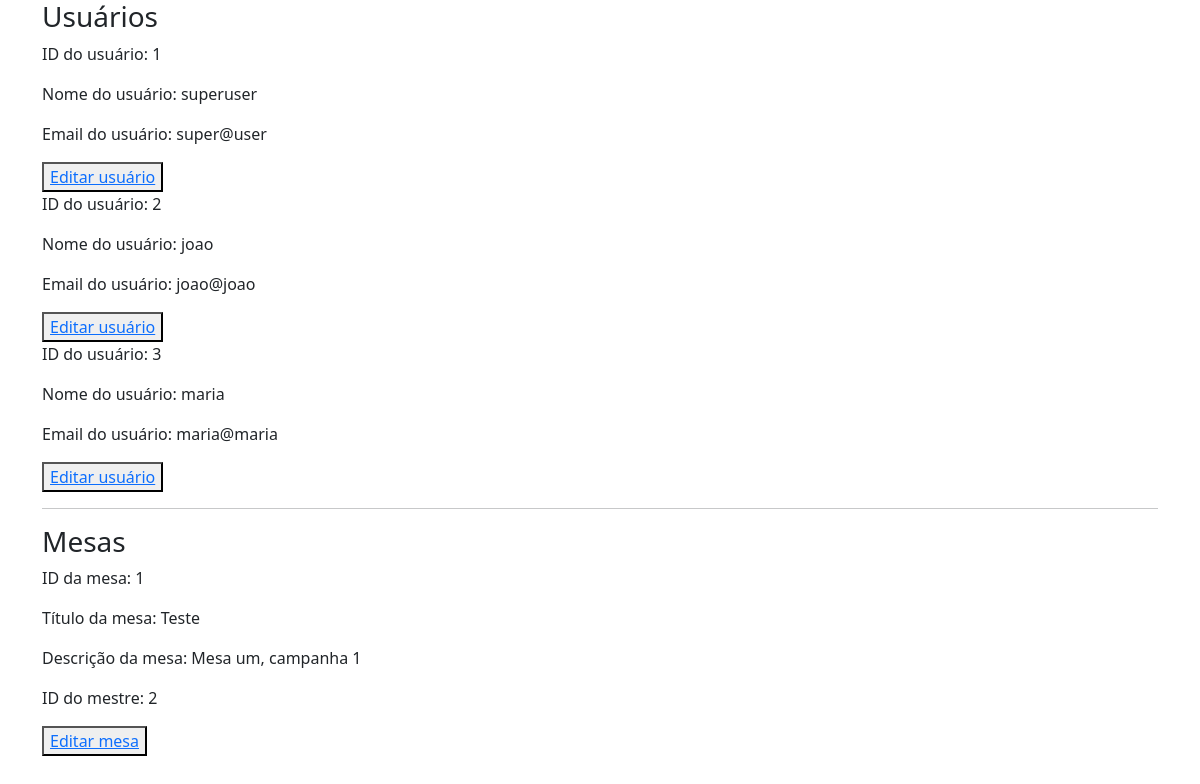
Screenshot of /dashboard/superuser (signed in) with the database file from the repository.
### tables this page shows
CREATE TABLE tb_usuarios(
        usu_id INTEGER PRIMARY KEY,
        usu_nome TEXT,
        usu_email TEXT,
        usu_senha TEXT,
        usu_tipo TEXT);

CREATE TABLE tb_mesas(
    mes_id INTEGER PRIMARY KEY,
    mes_titulo TEXT,
    mes_descricao TEXT,
    mes_usu_idmestre INTEGER,
    FOREIGN KEY (mes_usu_idmestre) REFERENCES tb_usuarios(usu_id));

### auth.php (called while the page is built, shortened)
<?php
function hasUser() : bool {
    return isset($_SESSION['email']);
}
function authorize (Route $rota) {
    if ($rota->getProfile() != '') {
            $email = $_SESSION['email'];
            $model = new Usuarios(connection());
            if ($model->find($email)) {
                return $model->getTipo($email) === 'adm';
            }
            return false;
        }
        return false;
    }
?>

### database.php (called while the page is built, shortened)
<?php
function connection() : SQLite3 {
    return new SQLite3('database.db');
}
$superuser = new Usuarios(connection());
if (!$superuser->find('super@user')) {
    $superuser->save('superuser', 'super@user', 'adm123321', 'adm');
}
?>

### models/Usuarios.php (called while the page is built, shortened)
<?php
class Usuarios
{
    protected $conn;
    public function __construct(SQLite3 $connection) {
        $this->conn = $connection;
    }
    public function find (string $email) : Array | bool {
        $query = "SELECT * FROM tb_usuarios WHERE usu_email=:usu_email";
        $sttm = $this->conn->prepare($query);
        $sttm->bindValue(":usu_email", $email);
        $result = $sttm->execute();
        return $result->fetchArray();
    }
    public function getTipo (string $email) {
        $model = $this->find($email);
        return $model["usu_tipo"];
    }
    public function getAll() {
        $result = $this->conn->query("SELECT * FROM tb_usuarios");
        $usuarios = array();
        while($usuario = $result->fetchArray()) {
            array_push($usuarios, [
                'usu_id' => $usuario['usu_id'],
                'usu_nome' => $usuario['usu_nome'],
                'usu_email' => $usuario['usu_email'],
                'usu_senha' => $usuario['usu_senha']
            ]);
        }
        return $usuarios;
    }
}
?>

### App.php (called while the page is built)
<?php
class App
{
    public static function run () {
        $uri = parse_url($_SERVER['REQUEST_URI'], PHP_URL_PATH);
        $method = $_SERVER['REQUEST_METHOD'];
        Route::rotear ($uri, $method);
    }
}
?>

### index.php (called while the page is built, shortened)
<?php
include __DIR__ . '/Route.php';
include __DIR__ . '/App.php';
include __DIR__ . '/auth.php';
include __DIR__ . '/models/Usuarios.php';
include __DIR__ . '/models/Mesas.php';
include __DIR__ . '/database.php';
App::run();
?>

### models/Mesas.php (called while the page is built, shortened)
<?php
class Mesas {
    static $conn;
    public static function getAll() {
        $db_conn = self::$conn ?? connection();
        $result = $db_conn->query('SELECT * FROM tb_mesas');
        $mesas = array();
        while ($mesa = $result->fetchArray()) {
            array_push($mesas, [
                'mes_id' => $mesa['mes_id'],
                'mes_titulo' => $mesa['mes_titulo'],
                'mes_descricao' => $mesa['mes_descricao'],
                'mes_usu_idmestre' => $mesa['mes_usu_idmestre'],
            ]);
        }
        return $mesas;
    }
}

### pages/superuser/index.php (the view, shortened to what this page needs)
<!DOCTYPE html>
<html lang="en">
<head>
    <link href="https://cdn.jsdelivr.net/npm/bootstrap@5.3.0/dist/css/bootstrap.min.css" rel="stylesheet"
>
    <link rel="stylesheet" href="https://use.fontawesome.com/releases/v5.7.2/css/all.css">
    <link rel="stylesheet" href="https://cdnjs.cloudflare.com/ajax/libs/jquery/3.2.1/jquery.min.js">
</head>
<body>
    <div class="container">
    <h3>Usuários</h3>
    <?php
    foreach ($usuarios as $usuario) {
    ?>
    <p>ID do usuário: <?= $usuario['usu_id'] ?></p>
    <p>Nome do usuário: <?= $usuario['usu_nome'] ?></p>
    <p>Email do usuário: <?= $usuario['usu_email'] ?></p>
    <button>
        <a href="/dashboard/superuser/user?user_email=<?= urlencode($usuario['usu_email']) ?>">Editar usuário</a>
    </button>
    <?php
    }
    ?>
    <hr>
    <h3>Mesas</h3>
    <?php
    foreach ($mesas as $mesa) {
    ?>
    <p>ID da mesa: <?= $mesa['mes_id'] ?></p>
    <p>Título da mesa: <?= $mesa['mes_titulo'] ?></p>
    <p>Descrição da mesa: <?= $mesa['mes_descricao'] ?></p>
    <p>ID do mestre: <?= $mesa['mes_usu_idmestre'] ?></p>
    <button>
        <a href="/dashboard/superuser/mesa?mesa=<?= urlencode($mesa['mes_id']) ?>">Editar mesa</a>
    </button>
    <?php
    }
    ?>
    </div>
</body>
</html>

### Route.php (shortened to what this page needs)
<?php
class Route
{
    protected static $routes;
    protected $caminho;
    protected $controller;
    protected $method;
    protected $profile;
    public function __construct (string $caminho, string $controller, string $method, string $profile) {
        $this->caminho = $caminho;
        $this->controller = $controller;
        $this->method = $method;
        $this->profile = $profile;
    }
    public function getCaminho () : string {
        return $this->caminho;
    }
    public function getController () : string {
        return $this->controller;
    }
    public function getMethod () : string {
        return $this->method;
    }
    public function getProfile () : string {
        return $this->profile;
    }
    public static function get (string $caminho, string $controller, string $profile) : Route {
        if (self::$routes == NULL) {
            self::$routes = [];
        }
        $rota = new Route($caminho, $controller, 'GET', $profile);
        array_push(self::$routes, $rota);
        return $rota;
    }
    public static function post (string $caminho, string $controller, string $profile) : Route {
        $rota = new Route($caminho, $controller, 'POST', $profile);
        array_push(self::$routes, $rota);
        return $rota;
    }
    public static function rotear (string $caminho, string $method) {
        foreach (self::$routes as $rota) {
            if ($rota->getCaminho() == $caminho) {
                if ($rota->getMethod() == $method) {
                    include __DIR__ . $rota->getController();
                    exit;
                } else {
                    echo "Método inadequado";
                    exit;
                }
            }
        }
        exit;
    }
    public static function getRoute(string $caminho) {
        foreach(self::$routes as $rota) {
            if ($caminho == $rota->getCaminho()) {
                return $rota;
            }
        } return false;
    }
}

### controllers/superuser/index.php
<?php
    $rota = Route::getRoute('/dashboard/superuser');
    if (!hasUser() || (!authorize($rota)) || ($_SERVER['REQUEST_METHOD'] === 'POST')) {
        header('Location: /');
    } else {
        $usuarios = (new Usuarios(connection()))->getAll();
        $mesas = Mesas::getAll();
        include('pages/superuser/index.php');
    }
?>

### rows the page displays
tb_usuarios: usu_id "1", usu_nome "superuser", usu_email "super@user"
tb_usuarios: usu_id "2", usu_nome "joao", usu_email "joao@joao"
tb_usuarios: usu_id "3", usu_nome "maria", usu_email "maria@maria"
tb_mesas: mes_id "1", mes_titulo "Teste", mes_descricao "Mesa um, campanha 1", mes_usu_idmestre "2"
